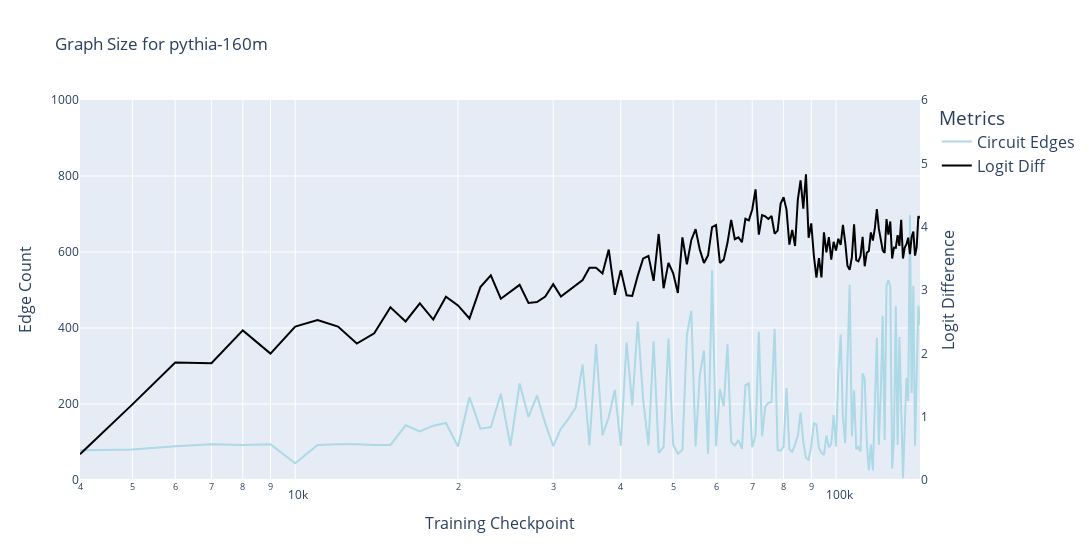
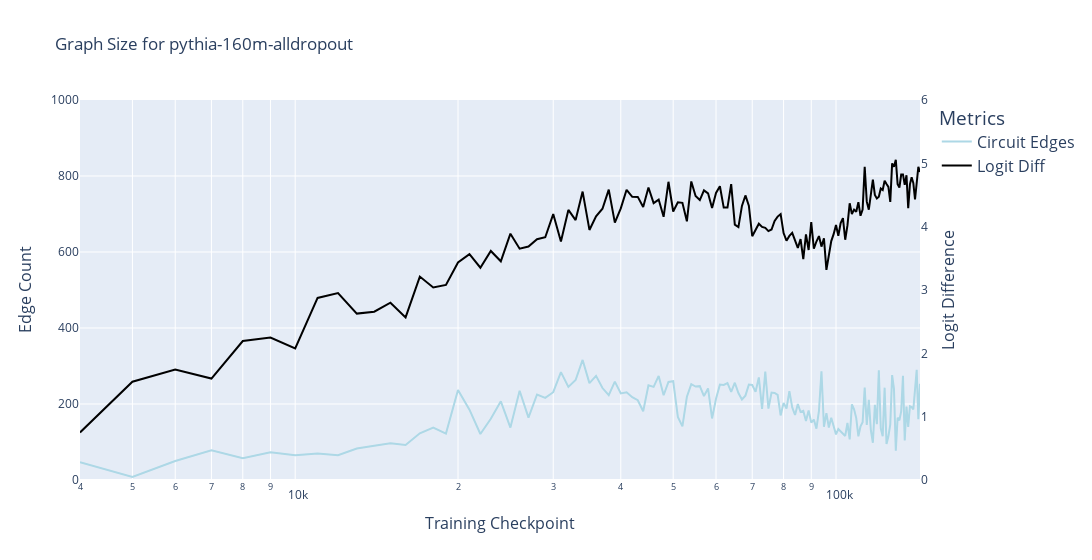
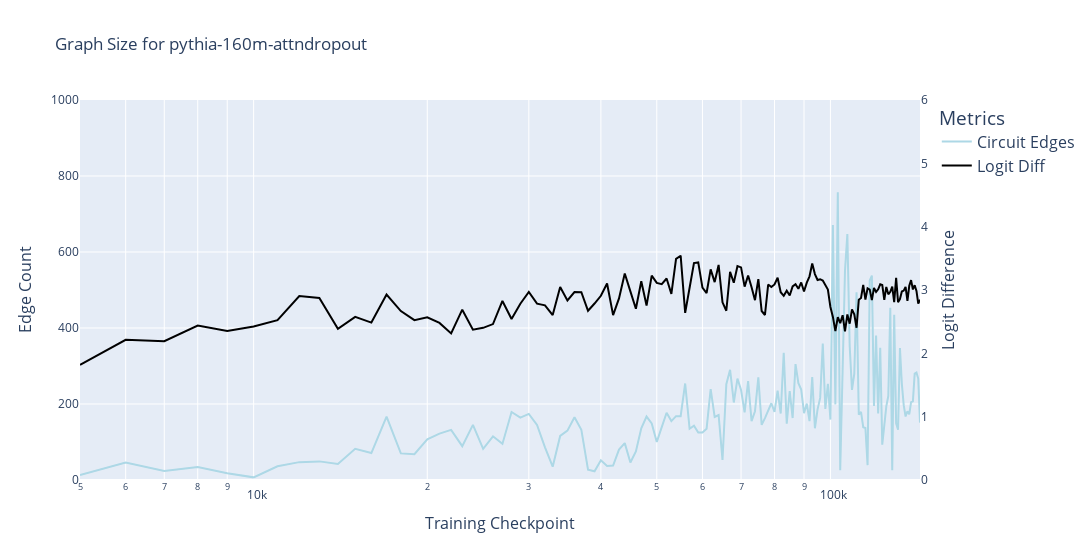
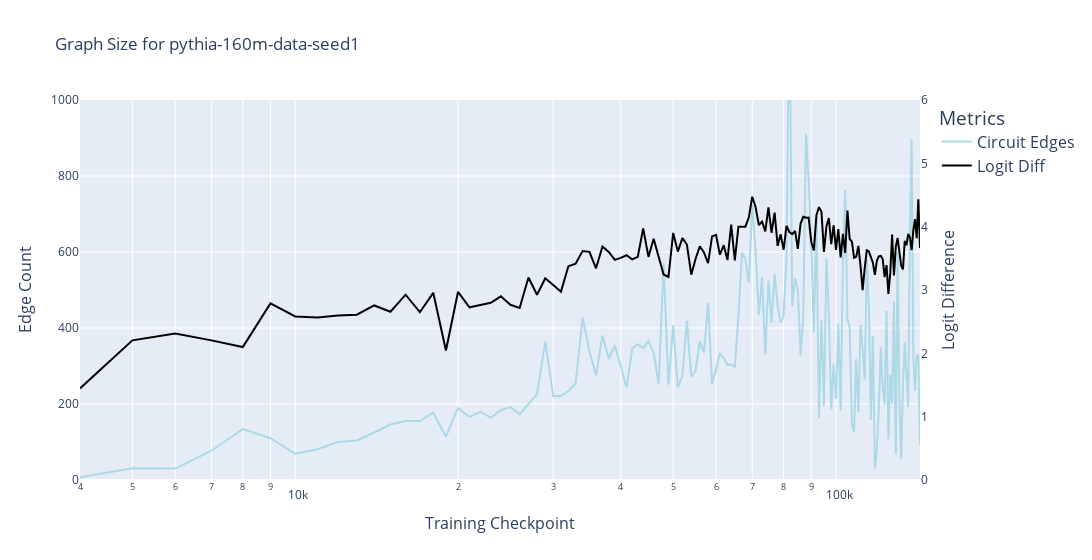

Notebook code cell kept with these figures, in order:
### Markdown cell above
### Graph Size

### Code cell
for model in models:
    model_df = subgraph_df[subgraph_df['model'] == model].copy()
    plot_graph_metric(
        model_df, 
        'in_circuit', 
        perf_metrics_by_model[model], 
        f'Graph Size for {model}',
        left_y_title="Edge Count", 
        y_range=1000, 
        x_axis_col='checkpoint', 
        log_x=True, 
        disable_title=False # Optional: Set to True to disable the title for publishing
    )

### Figure 1 — Plotly figure (JSON) as saved in the notebook; plotly's stock layout.template omitted (floating-point values rounded to 4 significant figures; data arrays with more than 128 entries replaced by an {"elided": "..."} marker saying what was removed)
{"data": [{"hovertemplate": "variable=Circuit Edges<br>checkpoint=%{x}<br>value=%{y}<extra></extra>", "legendgroup": "Circuit Edges", "line": {"color": "lightblue", "dash": "solid"}, "marker": {"symbol": "circle"}, "mode": "lines", "name": "Circuit Edges", "orientation": "v", "showlegend": true, "type": "scatter", "x": {"elided": "140 int values"}, "xaxis": "x", "y": {"elided": "140 int values"}, "yaxis": "y"}, {"line": {"color": "black"}, "mode": "lines", "name": "Logit Diff", "type": "scatter", "x": {"elided": "140 int values"}, "y": {"elided": "140 float values"}, "yaxis": "y2"}], "layout": {"legend": {"font": {"size": 16}, "title": {"text": "Metrics"}, "tracegroupgap": 0}, "title": {"text": "Graph Size for pythia-160m"}, "width": 1200, "xaxis": {"anchor": "y", "domain": [0, 1], "title": {"font": {"size": 16}, "text": "Training Checkpoint"}, "type": "log"}, "yaxis": {"anchor": "x", "domain": [0, 1], "range": [0, 1000], "title": {"font": {"size": 16}, "text": "Edge Count"}}, "yaxis2": {"overlaying": "y", "range": [0, 6], "showgrid": false, "side": "right", "title": {"font": {"size": 16}, "text": "Logit Difference"}}}}

### Figure 2 — Plotly figure (JSON) as saved in the notebook; plotly's stock layout.template omitted (floating-point values rounded to 4 significant figures; data arrays with more than 128 entries replaced by an {"elided": "..."} marker saying what was removed)
{"data": [{"hovertemplate": "variable=Circuit Edges<br>checkpoint=%{x}<br>value=%{y}<extra></extra>", "legendgroup": "Circuit Edges", "line": {"color": "lightblue", "dash": "solid"}, "marker": {"symbol": "circle"}, "mode": "lines", "name": "Circuit Edges", "orientation": "v", "showlegend": true, "type": "scatter", "x": {"elided": "140 int values"}, "xaxis": "x", "y": {"elided": "140 int values"}, "yaxis": "y"}, {"line": {"color": "black"}, "mode": "lines", "name": "Logit Diff", "type": "scatter", "x": {"elided": "140 int values"}, "y": {"elided": "140 float values"}, "yaxis": "y2"}], "layout": {"legend": {"font": {"size": 16}, "title": {"text": "Metrics"}, "tracegroupgap": 0}, "title": {"text": "Graph Size for pythia-160m-alldropout"}, "width": 1200, "xaxis": {"anchor": "y", "domain": [0, 1], "title": {"font": {"size": 16}, "text": "Training Checkpoint"}, "type": "log"}, "yaxis": {"anchor": "x", "domain": [0, 1], "range": [0, 1000], "title": {"font": {"size": 16}, "text": "Edge Count"}}, "yaxis2": {"overlaying": "y", "range": [0, 6], "showgrid": false, "side": "right", "title": {"font": {"size": 16}, "text": "Logit Difference"}}}}

### Figure 3 — Plotly figure (JSON) as saved in the notebook; plotly's stock layout.template omitted (floating-point values rounded to 4 significant figures; data arrays with more than 128 entries replaced by an {"elided": "..."} marker saying what was removed)
{"data": [{"hovertemplate": "variable=Circuit Edges<br>checkpoint=%{x}<br>value=%{y}<extra></extra>", "legendgroup": "Circuit Edges", "line": {"color": "lightblue", "dash": "solid"}, "marker": {"symbol": "circle"}, "mode": "lines", "name": "Circuit Edges", "orientation": "v", "showlegend": true, "type": "scatter", "x": {"elided": "139 int values"}, "xaxis": "x", "y": {"elided": "139 int values"}, "yaxis": "y"}, {"line": {"color": "black"}, "mode": "lines", "name": "Logit Diff", "type": "scatter", "x": {"elided": "139 int values"}, "y": {"elided": "139 float values"}, "yaxis": "y2"}], "layout": {"legend": {"font": {"size": 16}, "title": {"text": "Metrics"}, "tracegroupgap": 0}, "title": {"text": "Graph Size for pythia-160m-attndropout"}, "width": 1200, "xaxis": {"anchor": "y", "domain": [0, 1], "title": {"font": {"size": 16}, "text": "Training Checkpoint"}, "type": "log"}, "yaxis": {"anchor": "x", "domain": [0, 1], "range": [0, 1000], "title": {"font": {"size": 16}, "text": "Edge Count"}}, "yaxis2": {"overlaying": "y", "range": [0, 6], "showgrid": false, "side": "right", "title": {"font": {"size": 16}, "text": "Logit Difference"}}}}

### Figure 4 — Plotly figure (JSON) as saved in the notebook; plotly's stock layout.template omitted (floating-point values rounded to 4 significant figures; data arrays with more than 128 entries replaced by an {"elided": "..."} marker saying what was removed)
{"data": [{"hovertemplate": "variable=Circuit Edges<br>checkpoint=%{x}<br>value=%{y}<extra></extra>", "legendgroup": "Circuit Edges", "line": {"color": "lightblue", "dash": "solid"}, "marker": {"symbol": "circle"}, "mode": "lines", "name": "Circuit Edges", "orientation": "v", "showlegend": true, "type": "scatter", "x": {"elided": "140 int values"}, "xaxis": "x", "y": {"elided": "140 int values"}, "yaxis": "y"}, {"line": {"color": "black"}, "mode": "lines", "name": "Logit Diff", "type": "scatter", "x": {"elided": "140 int values"}, "y": {"elided": "140 float values"}, "yaxis": "y2"}], "layout": {"legend": {"font": {"size": 16}, "title": {"text": "Metrics"}, "tracegroupgap": 0}, "title": {"text": "Graph Size for pythia-160m-data-seed1"}, "width": 1200, "xaxis": {"anchor": "y", "domain": [0, 1], "title": {"font": {"size": 16}, "text": "Training Checkpoint"}, "type": "log"}, "yaxis": {"anchor": "x", "domain": [0, 1], "range": [0, 1000], "title": {"font": {"size": 16}, "text": "Edge Count"}}, "yaxis2": {"overlaying": "y", "range": [0, 6], "showgrid": false, "side": "right", "title": {"font": {"size": 16}, "text": "Logit Difference"}}}}
